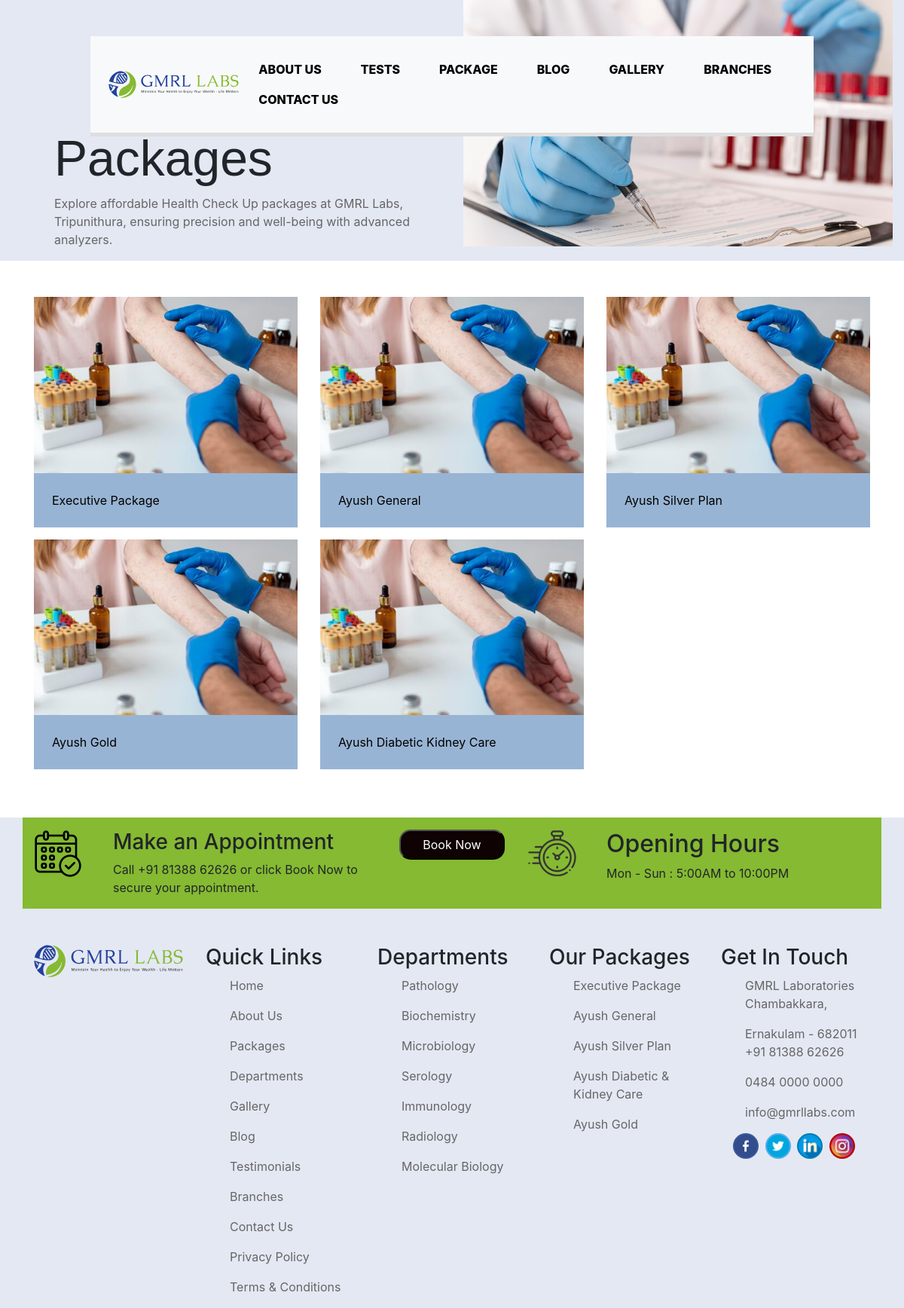
The app's page /package with its own data.
### app/models.py (models this page shows, shortened)
class Packages(models.Model):
    image=models.ImageField(upload_to='img')
    description=models.CharField(max_length=255)

### app/views.py (the view)
# urls.py: path('package',views.package,name='package'),
def package(request):
    context={}
    obj=Packages.objects.all()
    context['obj']=obj
    return render(request,'Package.html',context)

### app/templates/Package.html (shortened to what this page needs)
<!DOCTYPE html>
<html lang="en">
<head>
    {% load static %}
    <link href="https://cdn.jsdelivr.net/npm/bootstrap@5.1.3/dist/css/bootstrap.min.css" rel="stylesheet">
<link rel="stylesheet" href="{% static 'boot/bootstrap.min.css' %}">
<link rel="stylesheet" href="https://use.fontawesome.com/releases/v5.6.3/css/all.css">
<link rel="stylesheet"   href="{% static 'css/package.css' %}"  >
</head>
<body>
      <div class="container-fluid ">
        <nav class="navbar bg-light navbar-expand-lg mt-5 py-4 px-4 fixed-top">
          <img src="{% static 'images/gmrl-logo.svg' %}" alt="" width="19%" >
          <div class="collapse navbar-collapse" id="navbarSupportedContent">
          <ul class="nav ml-auto">
            <li class="nav-item">
              <a class="nav-link  col" aria-current="page"  href="{%url 'aboutus' %}" >ABOUT US</a>
          </li>
          <li class="nav-item  ">
            <a class="nav-link  col"   href="{%url 'test' %}">TESTS</a>
          </li>
          <li class="nav-item">
            <a class="nav-link  col" href="{%url 'package' %}" >PACKAGE</a>
          </li>
          <li class="nav-item">
            <a class="nav-link col"  href="{%url 'blog' %}">BLOG</a>
          </li>
          <li class="nav-item">
            <a class="nav-link col"  href="{%url 'gallery' %}">GALLERY</a>
          </li>
          <li class="nav-item">
            <a class="nav-link col"  href="{%url 'branches' %}">BRANCHES</a>
          </li>
          <li class="nav-item">
            <a class="nav-link col"  href="{%url 'contactus' %}">CONTACT US</a>
          </li>
          </ul>
        </div>
        </nav>
      </div>
                    <div class="container-fluid intro">
                        <div class="row">
                          <div class="col-lg ">
                            <h1 class="intoh">Packages</h1>
                            <p class="inlab">Explore affordable Health Check Up packages at GMRL Labs, Tripunithura,
                                ensuring precision and well-being with advanced analyzers.</p>
                          </div>
                          <div class="col-lg introimg">
                          </div>
                        </div>
                      </div>
  <div class="container mt-5 mb-5">
    <div class="row ">
      {% for i in obj %}
      <div class="col-lg-4 col-md-6">
        <div class="pack" >
          <a href="{% url 'subpackage' i.id %} " >
           <div class="wrapper -2 ">
             <img src="{{i.image.url}}" class=" w-110 overla mx-0" alt="{{i.image}}" >
           </div></a>
           <p class="p-4 Ayush" >{{i.description}}</p>
           </div>
      </div>
     {% endfor %}
    </div>
    </div>
  <div class="container-fluid foot">
    <div class="row">
      <div class="col-lg">
       <div class="container green">
         <div class="row ">
          <div class="col-lg mt-3">
            <img src="{% static 'images/schedule.png' %}" alt="">
          </div>
          <div class="col-lg-4 mt-3">
            <h3>Make an Appointment</h3>
            <p>Call +91 81388 62626 or click Book Now to secure your appointment.
            </p>
          </div>
          <div class="col-lg mt-3"><a href="{%url 'appointment' %}">
            <button type="submit" class="button7">Book Now</button></a>
          </div>
          <div class="col-lg mt-3">
            <img src="{% static 'images/openinh-hours-logo.png' %}"  alt="">
          </div>
          <div class="col-lg-4 mt-3">
            <h2>Opening Hours</h2>
            <p>Mon - Sun : 5:00AM to 10:00PM</p>
          </div>
         </div>
        </div>
      </div>
    </div>
                              <div class="row mt-5">
                                <div class="col-lg">
                                  <div class="container">
                                    <div class="row">
                                      <div class="col-lg mrllogo">
                                        <img src="{% static 'images/gmrl-logo.svg' %}" alt="">
                                      </div>
                                      <div class="col-lg">
                                        <h3> Quick Links</h3>
                                       <ul  class="menu">
                                        <p><a href="{%url 'index'%}" aria-current="page" class="menu">Home</a></p>
                                          <p><a href="{%url 'aboutus'%}" class="menu">About Us</a></p>
                                          <p><a href="{%url 'package'%}" class="menu">Packages</a></p>
                                          <p><a href="{%url 'department'%}" class="menu">Departments</a></li>
                                            <p><a href="{%url 'gallery'%}" class="menu">Gallery</a></li>
                                              <p><a href="{%url 'blog'%}" class="menu">Blog</a></li>
                                                <p><a href="{%url 'testimoinal'%}" class="menu">Testimonials</a></li>
                                                  <p><a href="{%url 'branches'%}" class="menu">Branches</a></li>
                                                    <p><a href="{%url 'contactus'%}" class="menu">Contact Us</a></li>
                                                      <p><a rel="privacy-policy" href="{%url 'privacy'%}" class="menu">Privacy Policy</a></li>
                                                        <p><a href="{%url 'terms'%}" class="menu">Terms &amp; Conditions</a></li>
                                          </ul>
                                      </div>
                                      <div class="col-lg">
                                        <h3>Departments</h3>
                                       <ul  class="menu">
                                        <p><a href="{%url 'department'%}" aria-current="page" class="menu">Pathology</a></li>
                                          <p><a href="{%url 'department'%}" class="menu">Biochemistry</a></li>
                                            <p><a href="{%url 'department'%}" class="menu">Microbiology</a></li>
                                              <p><a href="{%url 'department'%}" class="menu">Serology</a></li>
                                                <p><a href="{%url 'department'%}"class="menu">Immunology</a></li>
                                                  <p><a href="{%url 'department'%}"class="menu">Radiology</a></li>
                                                    <p><a href="{%url 'department'%}"class="menu">Molecular Biology</a></li>
                                          </ul>
                                      </div>
                                      <div class="col-lg">
                                        <h3>Our Packages</h3>
                                       <ul  class="menu">
                                        <p><a href="Executive Package.html" aria-current="page" class="menu">Executive Package</a></li>
                                          <p><a href="Ayush General.html" class="menu">Ayush General</a></li>
                                            <p><a href="Ayush Silver Plan.html" class="menu">Ayush Silver Plan</a></li>
                                              <p><a href="Ayush Diabetic .html" class="menu">Ayush Diabetic & Kidney Care</a></li>
                                                <p><a href="Ayush Gold.html"class="menu">Ayush Gold</a></li>
                                          </ul>
                                      </div>
                                      <div class="col-lg">
                                        <h3>Get In Touch</h3>
                                       <ul  class="menu">
                                       <p> <a href="" aria-current="page" class="menu">GMRL Laboratories Chambakkara, </a></p>
                                          <a href="" class="menu">Ernakulam - 682011</a></li>
                                          <p><a href=""class="menu">+91 81388 62626</a></p>
                                          <p><a href="" class="menu">0484 0000 0000</a></p>
                                        <p>  <a href=""class="menu">info@gmrllabs.com</a></p>
                                          </ul>
                                          <div class="rounded-social-buttons">
                                             <div class="rounded-social-buttons">
                                              <a class="social-button facebook" href="https://www.facebook.com/" target="_blank"><img src="{% static 'images/facebook.png'%}" alt="" width="35px"> </a>
                                              <a class="social-button twitter" href="https://www.twitter.com/" target="_blank"><img src="{% static 'images/twitter.png'%}" alt="" width="35px"> </a>
                                              <a class="social-button linkedin" href="https://www.linkedin.com/" target="_blank"><img src="{% static 'images/linkedin.png'%}" alt="" width="35px"> </a>
                                              <a class="social-button youtube" href="https://www.youtube.com/" target="_blank"><img src="{% static 'images/instagram.png'%}" alt="" width="35px"></a>
                                          </div>
                                      </div>
                                    </div>
                                  </div>
                                </div>
                            </div>
            </div>
      </body>
      </html>

### static/css/package.css (style rules this page uses)
html, body { max-width: 100%; overflow-x: hidden; }
nav { width: 80%; margin: 0 auto; background: #fff; padding: 50px 0; box-shadow: 0px 5px 0px #dedede; }
nav ul li a { display: block; padding: 15px; text-decoration: none; color: #aaa; font-weight: 800; text-transform: uppercase; margin: 0 10px; }
.col { color: black; }
.intro { background-color: #e4e8f3; }
.intoh { font-family: 'Oswald', sans-serif !important; font-weight: 200; font-size: 66px; padding: 0; margin-left: 10%; margin-top: 30%; }
.inlab { margin-left: 10%; color: #666666; }
.wrapper { position: relative; width: 100%; background: radial-gradient(#4768ad 50%, #6262ee 100%); overflow: hidden; }
img { max-width: 100%; display: block; }
.wrapper img,.clo:hover { transform: scale(1.3); transition: 0.3s ease-out; }
.pack { background-color:RGB(152, 180, 212); }
.Ayush { color: black; text-decoration: none; }
.green { background-color: #85ba32; }
.button7 { background-color:rgb(15, 2, 2); color: #ffffff; border-radius: 15px; width: 140px; height: 40px; }
.foot { background-color: #e4e8f3; margin-top: 40px; }
.mrllogo img { width: 100%; }
.menu { color: #666666; }
.rounded-social-buttons { text-align: center; }
.rounded-social-buttons .social-button { display: inline-block; position: relative; cursor: pointer; width: 2.125rem; height: 2.125rem; border: 0.125rem solid transparent; padding: 0; text-decoration: none; text-align: center; color: #fefefe; font-size: 1.5625rem; font-weight: normal; line-height: 0em; border-radius: 1.6875rem; transition: all 0.5s ease; margin-right: 0.25rem; margin-bottom: 0.25rem; }
.rounded-social-buttons .social-button.facebook { background: #3b5998; }
.rounded-social-buttons .social-button.twitter { background: #55acee; }
.rounded-social-buttons .social-button.linkedin { background: #007bb5; }
.rounded-social-buttons .social-button.youtube { background: #bb0000; }
.menu { color: #666666; text-decoration: none; }

### records on screen
Packages: image (picture), description "Executive Package"
Packages: image (picture), description "Ayush General"
Packages: image (picture), description "Ayush Silver Plan"
Packages: image (picture), description "Ayush Gold"
Packages: image (picture), description "Ayush Diabetic Kidney Care"
